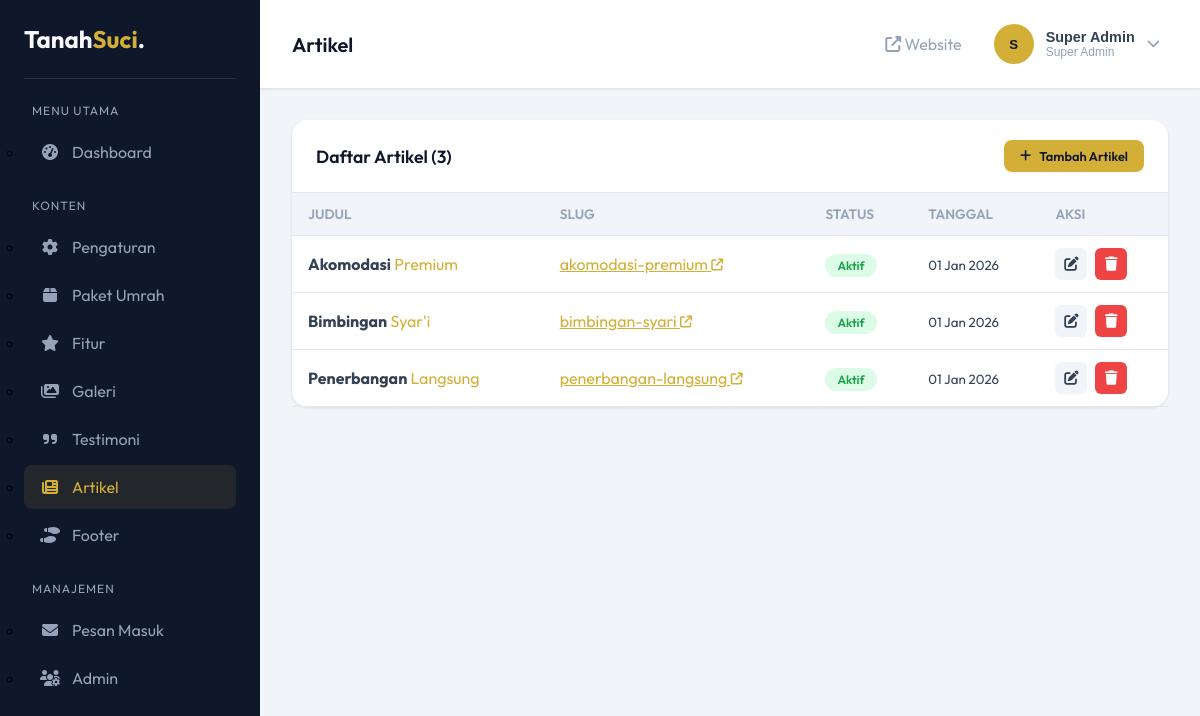
/admin/articles.php (signed in), run on the app's committed database.
### tables this page shows
CREATE TABLE articles (
    id INT AUTO_INCREMENT PRIMARY KEY,
    slug VARCHAR(100) NOT NULL UNIQUE COMMENT 'URL slug (contoh: akomodasi-premium)',
    title VARCHAR(200) NOT NULL COMMENT 'Judul artikel',
    title_highlight VARCHAR(100) COMMENT 'Bagian judul yang di-highlight (gold)',
    subtitle VARCHAR(255) COMMENT 'Subtitle di hero section',
    hero_image VARCHAR(500) COMMENT 'URL gambar hero background',
    content_image VARCHAR(500) COMMENT 'URL gambar di content section',
    content_title VARCHAR(200) COMMENT 'Judul konten utama',
    content_text TEXT COMMENT 'Teks paragraf utama',
    features_json TEXT COMMENT 'JSON array untuk list fitur [{icon, title, desc}]',
    cards_section_title VARCHAR(100) COMMENT 'Judul section kartu (opsional)',
    cards_section_subtitle VARCHAR(100) COMMENT 'Subtitle section kartu',
    cards_json TEXT COMMENT 'JSON array untuk kartu [{image, title, location, rating}]',
    cta_title VARCHAR(200) COMMENT 'Judul CTA section',
    cta_text VARCHAR(255) COMMENT 'Teks CTA section',
    meta_description VARCHAR(255) COMMENT 'Meta description untuk SEO',
    is_active TINYINT(1) DEFAULT 1,
    created_at TIMESTAMP DEFAULT CURRENT_TIMESTAMP,
    updated_at TIMESTAMP DEFAULT CURRENT_TIMESTAMP ON UPDATE CURRENT_TIMESTAMP
);

### admin/articles.php (the view, shortened to what this page needs)
<?php
$action = $_GET['action'] ?? 'list';
$db = getDB();
$article = null;
$features = [];
$cards = [];
$articles = $db->query("SELECT * FROM articles ORDER BY created_at DESC")->fetchAll();
require_once 'includes/header.php';
?>
<?php if ($action === 'add' || ($action === 'edit' && $article)): ?>
<div class="card">
    <div class="card-header">
        <h3 class="card-title"><?= $action === 'edit' ? 'Edit Artikel' : 'Tambah Artikel Baru' ?></h3>
        <a href="articles.php" class="btn btn-secondary btn-sm"><i class="fa-solid fa-arrow-left"></i> Kembali</a>
    </div>
    <div class="card-body">
        <form method="POST">
            <h4 style="margin-bottom: 1rem; color: var(--primary);">Informasi Dasar</h4>
            <div class="form-row">
                <div class="form-group">
                    <label>Slug URL *</label>
                    <input type="text" name="slug" class="form-control" required
                           value="<?= htmlspecialchars($article['slug'] ?? '') ?>"
                           placeholder="contoh: akomodasi-premium">
                    <small style="color: #888;">URL: article.php?slug=<strong>slug-anda</strong></small>
                </div>
                <div class="form-group">
                    <label>Status</label>
                    <label style="display: flex; align-items: center; gap: 0.5rem; margin-top: 0.5rem;">
                        <input type="checkbox" name="is_active" value="1" <?= ($article['is_active'] ?? 1) ? 'checked' : '' ?>>
                        Aktif
                    </label>
                </div>
            </div>
            <div class="form-row">
                <div class="form-group">
                    <label>Judul *</label>
                    <input type="text" name="title" class="form-control" required
                           value="<?= htmlspecialchars($article['title'] ?? '') ?>" placeholder="Akomodasi">
                </div>
                <div class="form-group">
                    <label>Judul Highlight (Gold)</label>
                    <input type="text" name="title_highlight" class="form-control"
                           value="<?= htmlspecialchars($article['title_highlight'] ?? '') ?>" placeholder="Premium">
                </div>
            </div>
            <div class="form-group">
                <label>Subtitle</label>
                <input type="text" name="subtitle" class="form-control"
                       value="<?= htmlspecialchars($article['subtitle'] ?? '') ?>" placeholder="Deskripsi singkat di hero section">
            </div>
            <div class="form-group">
                <label>Meta Description (SEO)</label>
                <input type="text" name="meta_description" class="form-control"
                       value="<?= htmlspecialchars($article['meta_description'] ?? '') ?>" placeholder="Deskripsi untuk mesin pencari">
            </div>
            <hr style="margin: 2rem 0;">
            <h4 style="margin-bottom: 1rem; color: var(--primary);">Gambar</h4>
            <div class="form-row">
                <div class="form-group">
                    <label>Hero Background Image URL</label>
                    <input type="url" name="hero_image" class="form-control"
                           value="<?= htmlspecialchars($article['hero_image'] ?? '') ?>" placeholder="https://...">
                </div>
                <div class="form-group">
                    <label>Content Image URL</label>
                    <input type="url" name="content_image" class="form-control"
                           value="<?= htmlspecialchars($article['content_image'] ?? '') ?>" placeholder="https://...">
                </div>
            </div>
            <hr style="margin: 2rem 0;">
            <h4 style="margin-bottom: 1rem; color: var(--primary);">Konten Utama</h4>
            <div class="form-group">
                <label>Judul Konten</label>
                <input type="text" name="content_title" class="form-control"
                       value="<?= htmlspecialchars($article['content_title'] ?? '') ?>" placeholder="Kenyamanan Terbaik untuk Ibadah Anda">
            </div>
            <div class="form-group">
                <label>Teks Konten</label>
                <textarea name="content_text" class="form-control" rows="5"><?= htmlspecialchars($article['content_text'] ?? '') ?></textarea>
            </div>
            <h4 style="margin: 1.5rem 0 1rem; color: var(--primary);">List Fitur</h4>
            <div class="features-container" id="featuresContainer">
                <?php
                if (empty($features)) $features = [['icon' => '', 'title' => '', 'desc' => '']];
                foreach ($features as $i => $f):
                ?>
                <div class="feature-item">
                    <input type="text" name="feature_icon[]" placeholder="Icon (fa-solid fa-...)" value="<?= htmlspecialchars($f['icon']) ?>">
                    <input type="text" name="feature_title[]" placeholder="Judul" value="<?= htmlspecialchars($f['title']) ?>">
                    <input type="text" name="feature_desc[]" placeholder="Deskripsi" value="<?= htmlspecialchars($f['desc']) ?>">
                    <button type="button" class="btn-remove" onclick="this.parentElement.remove()"><i class="fa-solid fa-times"></i></button>
                </div>
                <?php endforeach; ?>
            </div>
            <button type="button" class="btn-add" onclick="addFeature()"><i class="fa-solid fa-plus"></i> Tambah Fitur</button>
            <hr style="margin: 2rem 0;">
            <h4 style="margin-bottom: 1rem; color: var(--primary);">Section Kartu</h4>
            <div class="form-row">
                <div class="form-group">
                    <label>Judul Section</label>
                    <input type="text" name="cards_section_title" class="form-control"
                           value="<?= htmlspecialchars($article['cards_section_title'] ?? '') ?>" placeholder="Hotel">
                </div>
                <div class="form-group">
                    <label>Subtitle Section</label>
                    <input type="text" name="cards_section_subtitle" class="form-control"
                           value="<?= htmlspecialchars($article['cards_section_subtitle'] ?? '') ?>" placeholder="Partner Hotel">
                </div>
            </div>
            <h5 style="margin: 1rem 0;">Daftar Kartu</h5>
            <div class="cards-container" id="cardsContainer">
                <?php
                if (empty($cards)) $cards = [['image' => '', 'title' => '', 'location' => '', 'rating' => 5]];
                foreach ($cards as $c):
                ?>
                <div class="card-item">
                    <input type="url" name="card_image[]" placeholder="URL Gambar" value="<?= htmlspecialchars($c['image']) ?>">
                    <input type="text" name="card_title[]" placeholder="Judul" value="<?= htmlspecialchars($c['title']) ?>">
                    <input type="text" name="card_location[]" placeholder="Lokasi/Deskripsi" value="<?= htmlspecialchars($c['location']) ?>">
                    <input type="number" name="card_rating[]" placeholder="Rating" min="1" max="5" value="<?= $c['rating'] ?? 5 ?>">
                    <button type="button" class="btn-remove" onclick="this.parentElement.remove()"><i class="fa-solid fa-times"></i></button>
                </div>
                <?php endforeach; ?>
            </div>
            <button type="button" class="btn-add" onclick="addCard()"><i class="fa-solid fa-plus"></i> Tambah Kartu</button>
            <hr style="margin: 2rem 0;">
            <h4 style="margin-bottom: 1rem; color: var(--primary);">Call to Action</h4>
            <div class="form-row">
                <div class="form-group">
                    <label>Judul CTA</label>
                    <input type="text" name="cta_title" class="form-control"
                           value="<?= htmlspecialchars($article['cta_title'] ?? '') ?>" placeholder="Siap Menikmati Akomodasi Terbaik?">
                </div>
                <div class="form-group">
                    <label>Teks CTA</label>
                    <input type="text" name="cta_text" class="form-control"
                           value="<?= htmlspecialchars($article['cta_text'] ?? '') ?>" placeholder="Hubungi kami untuk informasi lebih lanjut">
                </div>
            </div>
            <hr style="margin: 2rem 0;">
            <button type="submit" class="btn btn-primary">
                <i class="fa-solid fa-save"></i> Simpan Artikel
            </button>
        </form>
    </div>
</div>
<script>
function addFeature() {
    document.getElementById('featuresContainer').insertAdjacentHTML('beforeend', `
        <div class="feature-item">
            <input type="text" name="feature_icon[]" placeholder="Icon (fa-solid fa-...)">
            <input type="text" name="feature_title[]" placeholder="Judul">
            <input type="text" name="feature_desc[]" placeholder="Deskripsi">
            <button type="button" class="btn-remove" onclick="this.parentElement.remove()"><i class="fa-solid fa-times"></i></button>
        </div>
    `);
}
function addCard() {
    document.getElementById('cardsContainer').insertAdjacentHTML('beforeend', `
        <div class="card-item">
            <input type="url" name="card_image[]" placeholder="URL Gambar">
            <input type="text" name="card_title[]" placeholder="Judul">
            <input type="text" name="card_location[]" placeholder="Lokasi/Deskripsi">
            <input type="number" name="card_rating[]" placeholder="Rating" min="1" max="5" value="5">
            <button type="button" class="btn-remove" onclick="this.parentElement.remove()"><i class="fa-solid fa-times"></i></button>
        </div>
    `);
}
</script>
<?php else: ?>
<div class="card">
    <div class="card-header">
        <h3 class="card-title">Daftar Artikel (<?= count($articles) ?>)</h3>
        <a href="articles.php?action=add" class="btn btn-primary btn-sm">
            <i class="fa-solid fa-plus"></i> Tambah Artikel
        </a>
    </div>
    <div class="card-body" style="padding: 0;">
        <?php if (empty($articles)): ?>
            <div class="empty-state">
                <i class="fa-solid fa-newspaper"></i>
                <p>Belum ada artikel. <a href="articles.php?action=add">Tambah sekarang</a></p>
            </div>
        <?php else: ?>
            <table class="table">
                <thead>
                    <tr>
                        <th>Judul</th>
                        <th>Slug</th>
                        <th>Status</th>
                        <th>Tanggal</th>
                        <th>Aksi</th>
                    </tr>
                </thead>
                <tbody>
                    <?php foreach ($articles as $a): ?>
                        <tr>
                            <td>
                                <strong><?= htmlspecialchars($a['title']) ?></strong>
                                <span style="color: var(--accent);"><?= htmlspecialchars($a['title_highlight']) ?></span>
                            </td>
                            <td>
                                <a href="../article.php?slug=<?= htmlspecialchars($a['slug']) ?>" target="_blank" style="color: var(--accent);">
                                    <?= htmlspecialchars($a['slug']) ?> <i class="fa-solid fa-external-link fa-xs"></i>
                                </a>
                            </td>
                            <td>
                                <span class="badge <?= $a['is_active'] ? 'badge-success' : 'badge-error' ?>">
                                    <?= $a['is_active'] ? 'Aktif' : 'Nonaktif' ?>
                                </span>
                            </td>
                            <td><small><?= date('d M Y', strtotime($a['created_at'])) ?></small></td>
                            <td>
                                <div class="action-btns">
                                    <a href="articles.php?action=edit&id=<?= $a['id'] ?>" class="btn btn-secondary btn-icon" title="Edit">
                                        <i class="fa-solid fa-edit"></i>
                                    </a>
                                    <a href="articles.php?action=delete&id=<?= $a['id'] ?>" class="btn btn-danger btn-icon"
                                       data-confirm="Yakin ingin menghapus artikel ini?" title="Hapus">
                                        <i class="fa-solid fa-trash"></i>
                                    </a>
                                </div>
                            </td>
                        </tr>
                    <?php endforeach; ?>
                </tbody>
            </table>
        <?php endif; ?>
    </div>
</div>
<?php endif; ?>
<?php require_once 'includes/footer.php'; ?>

### admin/includes/header.php (style rules this page uses)
:root { --primary: #0F172A; --primary-light: #1E293B; --accent: #D4AF37; --accent-hover: #B5952F; --text-light: #F8FAFC; --text-muted: #94A3B8; --text-dark: #334155; --bg-light: #F1F5F9; --success: #22C55E; --warning: #F59E0B; --error: #EF4444; --info: #3B82F6; --sidebar-width: 260px; }
* { margin: 0; padding: 0; box-sizing: border-box; }
body { font-family: 'Outfit', sans-serif; background: var(--bg-light); min-height: 100vh; }
.card { background: white; border-radius: 1rem; box-shadow: 0 1px 3px rgba(0, 0, 0, 0.1); margin-bottom: 1.5rem; }
.card-header { padding: 1.25rem 1.5rem; border-bottom: 1px solid #E2E8F0; display: flex; align-items: center; justify-content: space-between; }
.card-title { font-size: 1.1rem; font-weight: 600; color: var(--primary); }
.card-body { padding: 1.5rem; }
.btn { display: inline-flex; align-items: center; justify-content: center; gap: 0.5rem; padding: 0.75rem 1.5rem; border: none; border-radius: 0.5rem; font-size: 0.9rem; font-weight: 600; font-family: inherit; cursor: pointer; transition: all 0.3s ease; text-decoration: none; }
.btn-primary { background: var(--accent); color: var(--primary); }
.btn-secondary { background: var(--bg-light); color: var(--text-dark); }
.btn-danger { background: var(--error); color: white; }
.btn-sm { padding: 0.5rem 1rem; font-size: 0.8rem; }
.table { width: 100%; border-collapse: collapse; }
.table th, .table td { padding: 0.75rem 1rem; text-align: left; border-bottom: 1px solid #E2E8F0; }
.table th { font-weight: 600; color: var(--text-muted); font-size: 0.85rem; text-transform: uppercase; background: var(--bg-light); }
.table td { color: var(--text-dark); }
.badge { padding: 0.25rem 0.75rem; border-radius: 50px; font-size: 0.75rem; font-weight: 600; }
.badge-success { background: #DCFCE7; color: #16A34A; }
.action-btns { display: flex; gap: 0.5rem; }
.btn-icon { width: 32px; height: 32px; padding: 0; border-radius: 0.375rem; }

### data on the page
articles: title "Akomodasi", title_highlight "Premium", slug "akomodasi-premium", is_active "Aktif", created_at "01 Jan 2026"
articles: title "Bimbingan", title_highlight "Syar'i", slug "bimbingan-syari", is_active "Aktif", created_at "01 Jan 2026"
articles: title "Penerbangan", title_highlight "Langsung", slug "penerbangan-langsung", is_active "Aktif", created_at "01 Jan 2026"

### other printed values
PAGE_TITLE "Artikel"
substr($_SESSION['admin_fullname'] ?? 'A', 0, 1) "S"
$_SESSION['admin_fullname'] "Super Admin"
str_replace('_', ' ', $_SESSION['admin_role'] ?? 'admin') "Super Admin"
count($articles) "3"
